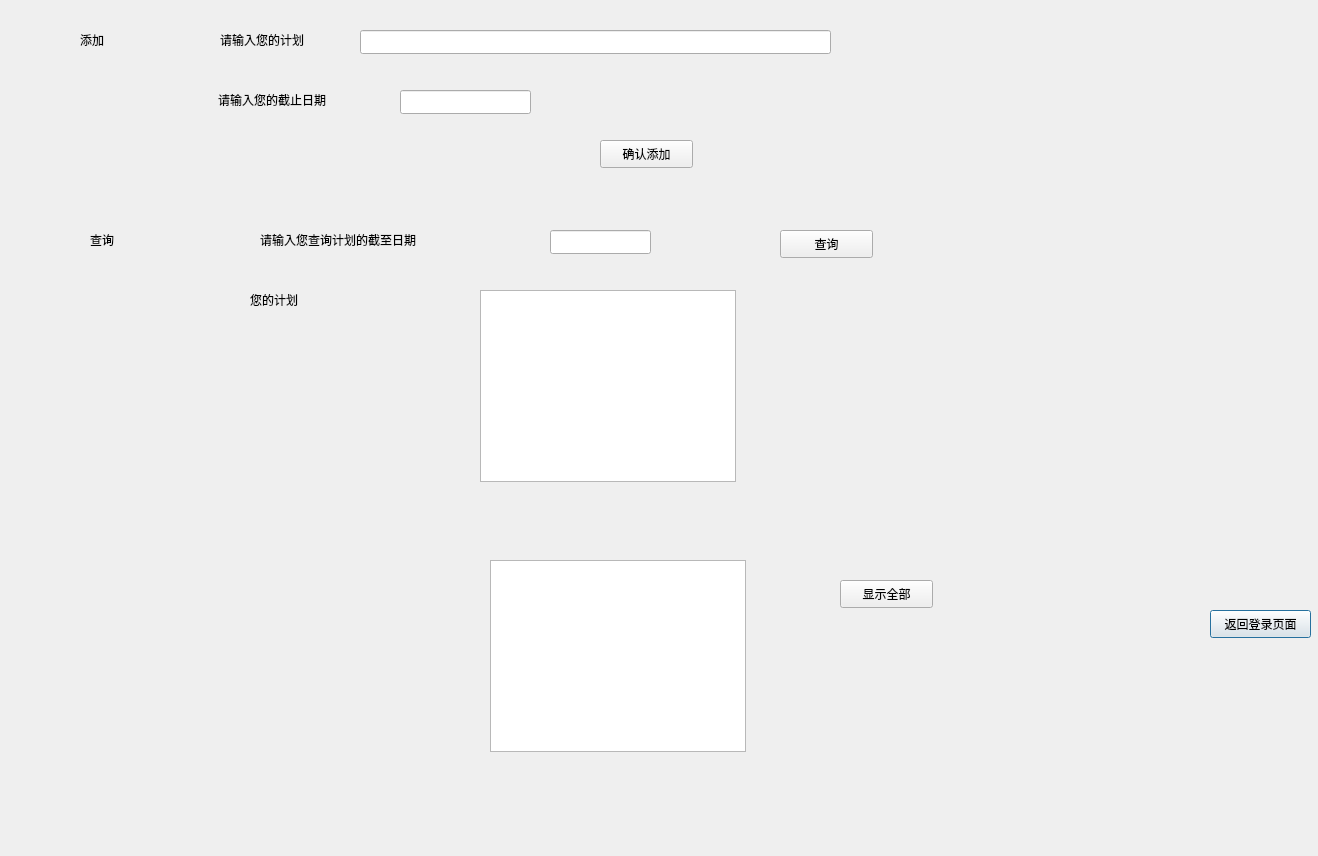
<?xml version="1.0" encoding="UTF-8"?>
<ui version="4.0">
 <class>todo</class>
 <widget class="QDialog" name="todo">
  <property name="geometry">
   <rect>
    <x>0</x>
    <y>0</y>
    <width>1318</width>
    <height>856</height>
   </rect>
  </property>
  <property name="windowTitle">
   <string>Dialog</string>
  </property>
  <widget class="QPushButton" name="S_btn">
   <property name="geometry">
    <rect>
     <x>1210</x>
     <y>610</y>
     <width>101</width>
     <height>28</height>
    </rect>
   </property>
   <property name="text">
    <string>返回登录页面</string>
   </property>
  </widget>
  <widget class="QLabel" name="label">
   <property name="geometry">
    <rect>
     <x>80</x>
     <y>30</y>
     <width>31</width>
     <height>19</height>
    </rect>
   </property>
   <property name="text">
    <string>添加</string>
   </property>
  </widget>
  <widget class="QLineEdit" name="lineEdit">
   <property name="geometry">
    <rect>
     <x>360</x>
     <y>30</y>
     <width>471</width>
     <height>24</height>
    </rect>
   </property>
  </widget>
  <widget class="QLabel" name="label_2">
   <property name="geometry">
    <rect>
     <x>220</x>
     <y>30</y>
     <width>111</width>
     <height>19</height>
    </rect>
   </property>
   <property name="text">
    <string>请输入您的计划</string>
   </property>
  </widget>
  <widget class="QLabel" name="label_3">
   <property name="geometry">
    <rect>
     <x>218</x>
     <y>90</y>
     <width>141</width>
     <height>20</height>
    </rect>
   </property>
   <property name="text">
    <string>请输入您的截止日期</string>
   </property>
  </widget>
  <widget class="QLineEdit" name="lineEdit_2">
   <property name="geometry">
    <rect>
     <x>400</x>
     <y>90</y>
     <width>131</width>
     <height>24</height>
    </rect>
   </property>
  </widget>
  <widget class="QPushButton" name="pushButton">
   <property name="geometry">
    <rect>
     <x>600</x>
     <y>140</y>
     <width>93</width>
     <height>28</height>
    </rect>
   </property>
   <property name="text">
    <string>确认添加</string>
   </property>
  </widget>
  <widget class="QLabel" name="label_4">
   <property name="geometry">
    <rect>
     <x>90</x>
     <y>230</y>
     <width>31</width>
     <height>19</height>
    </rect>
   </property>
   <property name="text">
    <string>查询</string>
   </property>
  </widget>
  <widget class="QLabel" name="label_5">
   <property name="geometry">
    <rect>
     <x>260</x>
     <y>230</y>
     <width>201</width>
     <height>19</height>
    </rect>
   </property>
   <property name="text">
    <string>请输入您查询计划的截至日期</string>
   </property>
  </widget>
  <widget class="QLineEdit" name="lineEdit_3">
   <property name="geometry">
    <rect>
     <x>550</x>
     <y>230</y>
     <width>101</width>
     <height>24</height>
    </rect>
   </property>
  </widget>
  <widget class="QPushButton" name="pushButton_2">
   <property name="geometry">
    <rect>
     <x>780</x>
     <y>230</y>
     <width>93</width>
     <height>28</height>
    </rect>
   </property>
   <property name="text">
    <string>查询</string>
   </property>
  </widget>
  <widget class="QLabel" name="label_6">
   <property name="geometry">
    <rect>
     <x>250</x>
     <y>290</y>
     <width>69</width>
     <height>19</height>
    </rect>
   </property>
   <property name="text">
    <string>您的计划</string>
   </property>
  </widget>
  <widget class="QListWidget" name="listWidget">
   <property name="geometry">
    <rect>
     <x>480</x>
     <y>290</y>
     <width>256</width>
     <height>192</height>
    </rect>
   </property>
  </widget>
  <widget class="QPushButton" name="pushButton_3">
   <property name="geometry">
    <rect>
     <x>840</x>
     <y>580</y>
     <width>93</width>
     <height>28</height>
    </rect>
   </property>
   <property name="text">
    <string>显示全部</string>
   </property>
  </widget>
  <widget class="QListWidget" name="listWidget_2">
   <property name="geometry">
    <rect>
     <x>490</x>
     <y>560</y>
     <width>256</width>
     <height>192</height>
    </rect>
   </property>
  </widget>
 </widget>
 <resources/>
 <connections/>
</ui>
